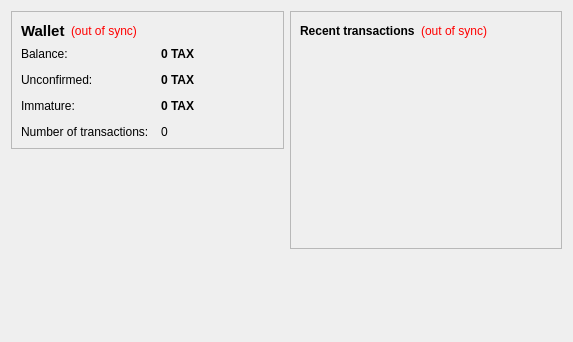
<?xml version="1.0" encoding="UTF-8"?>
<ui version="4.0">
 <class>OverviewPage</class>
 <widget class="QWidget" name="OverviewPage">
  <property name="geometry">
   <rect>
    <x>0</x>
    <y>0</y>
    <width>573</width>
    <height>342</height>
   </rect>
  </property>
  <property name="windowTitle">
   <string>Form</string>
  </property>
  <layout class="QHBoxLayout" name="horizontalLayout" stretch="1,1">
   <item>
    <layout class="QVBoxLayout" name="verticalLayout_2">
     <item>
      <widget class="QFrame" name="frame">
       <property name="frameShape">
        <enum>QFrame::StyledPanel</enum>
       </property>
       <property name="frameShadow">
        <enum>QFrame::Raised</enum>
       </property>
       <layout class="QVBoxLayout" name="verticalLayout_4">
        <item>
         <layout class="QHBoxLayout" name="horizontalLayout_4">
          <item>
           <widget class="QLabel" name="label_5">
            <property name="font">
             <font>
              <pointsize>11</pointsize>
              <weight>75</weight>
              <bold>true</bold>
             </font>
            </property>
            <property name="text">
             <string>Wallet</string>
            </property>
           </widget>
          </item>
          <item>
           <widget class="QLabel" name="labelWalletStatus">
            <property name="toolTip">
             <string>The displayed information may be out of date. Your wallet automatically synchronizes with the Taxi network after a connection is established, but this process has not completed yet.</string>
            </property>
            <property name="styleSheet">
             <string notr="true">QLabel { color: red; }</string>
            </property>
            <property name="text">
             <string notr="true">(out of sync)</string>
            </property>
            <property name="alignment">
             <set>Qt::AlignLeading|Qt::AlignLeft|Qt::AlignVCenter</set>
            </property>
           </widget>
          </item>
          <item>
           <spacer name="horizontalSpacer_2">
            <property name="orientation">
             <enum>Qt::Horizontal</enum>
            </property>
            <property name="sizeHint" stdset="0">
             <size>
              <width>40</width>
              <height>20</height>
             </size>
            </property>
           </spacer>
          </item>
         </layout>
        </item>
        <item>
         <layout class="QFormLayout" name="formLayout_2">
          <property name="fieldGrowthPolicy">
           <enum>QFormLayout::AllNonFixedFieldsGrow</enum>
          </property>
          <property name="horizontalSpacing">
           <number>12</number>
          </property>
          <property name="verticalSpacing">
           <number>12</number>
          </property>
          <item row="0" column="0">
           <widget class="QLabel" name="label">
            <property name="text">
             <string>Balance:</string>
            </property>
           </widget>
          </item>
          <item row="0" column="1">
           <widget class="QLabel" name="labelBalance">
            <property name="font">
             <font>
              <weight>75</weight>
              <bold>true</bold>
             </font>
            </property>
            <property name="cursor">
             <cursorShape>IBeamCursor</cursorShape>
            </property>
            <property name="toolTip">
             <string>Your current balance</string>
            </property>
            <property name="text">
             <string notr="true">0 TAX</string>
            </property>
            <property name="textInteractionFlags">
             <set>Qt::LinksAccessibleByMouse|Qt::TextSelectableByKeyboard|Qt::TextSelectableByMouse</set>
            </property>
           </widget>
          </item>
          <item row="1" column="0">
           <widget class="QLabel" name="label_3">
            <property name="text">
             <string>Unconfirmed:</string>
            </property>
           </widget>
          </item>
          <item row="1" column="1">
           <widget class="QLabel" name="labelUnconfirmed">
            <property name="font">
             <font>
              <weight>75</weight>
              <bold>true</bold>
             </font>
            </property>
            <property name="cursor">
             <cursorShape>IBeamCursor</cursorShape>
            </property>
            <property name="toolTip">
             <string>Total of transactions that have yet to be confirmed, and do not yet count toward the current balance</string>
            </property>
            <property name="text">
             <string notr="true">0 TAX</string>
            </property>
            <property name="textInteractionFlags">
             <set>Qt::LinksAccessibleByMouse|Qt::TextSelectableByKeyboard|Qt::TextSelectableByMouse</set>
            </property>
           </widget>
          </item>
          <item row="3" column="0">
           <widget class="QLabel" name="label_2">
            <property name="text">
             <string>Number of transactions:</string>
            </property>
           </widget>
          </item>
          <item row="3" column="1">
           <widget class="QLabel" name="labelNumTransactions">
            <property name="toolTip">
             <string>Total number of transactions in wallet</string>
            </property>
            <property name="text">
             <string notr="true">0</string>
            </property>
           </widget>
          </item>
          <item row="2" column="0">
           <widget class="QLabel" name="labelImmatureText">
            <property name="text">
             <string>Immature:</string>
            </property>
           </widget>
          </item>
          <item row="2" column="1">
           <widget class="QLabel" name="labelImmature">
            <property name="font">
             <font>
              <weight>75</weight>
              <bold>true</bold>
             </font>
            </property>
            <property name="toolTip">
             <string>Mined balance that has not yet matured</string>
            </property>
            <property name="text">
             <string notr="true">0 TAX</string>
            </property>
            <property name="textInteractionFlags">
             <set>Qt::LinksAccessibleByMouse|Qt::TextSelectableByKeyboard|Qt::TextSelectableByMouse</set>
            </property>
           </widget>
          </item>
         </layout>
        </item>
       </layout>
      </widget>
     </item>
     <item>
      <spacer name="verticalSpacer">
       <property name="orientation">
        <enum>Qt::Vertical</enum>
       </property>
       <property name="sizeHint" stdset="0">
        <size>
         <width>20</width>
         <height>40</height>
        </size>
       </property>
      </spacer>
     </item>
    </layout>
   </item>
   <item>
    <layout class="QVBoxLayout" name="verticalLayout_3">
     <item>
      <widget class="QFrame" name="frame_2">
       <property name="frameShape">
        <enum>QFrame::StyledPanel</enum>
       </property>
       <property name="frameShadow">
        <enum>QFrame::Raised</enum>
       </property>
       <layout class="QVBoxLayout" name="verticalLayout">
        <item>
         <layout class="QHBoxLayout" name="horizontalLayout_2">
          <item>
           <widget class="QLabel" name="label_4">
            <property name="text">
             <string>&lt;b&gt;Recent transactions&lt;/b&gt;</string>
            </property>
           </widget>
          </item>
          <item>
           <widget class="QLabel" name="labelTransactionsStatus">
            <property name="toolTip">
             <string>The displayed information may be out of date. Your wallet automatically synchronizes with the Taxi network after a connection is established, but this process has not completed yet.</string>
            </property>
            <property name="styleSheet">
             <string notr="true">QLabel { color: red; }</string>
            </property>
            <property name="text">
             <string notr="true">(out of sync)</string>
            </property>
            <property name="alignment">
             <set>Qt::AlignRight|Qt::AlignTrailing|Qt::AlignVCenter</set>
            </property>
           </widget>
          </item>
          <item>
           <spacer name="horizontalSpacer">
            <property name="orientation">
             <enum>Qt::Horizontal</enum>
            </property>
            <property name="sizeHint" stdset="0">
             <size>
              <width>40</width>
              <height>20</height>
             </size>
            </property>
           </spacer>
          </item>
         </layout>
        </item>
        <item>
         <widget class="QListView" name="listTransactions">
          <property name="styleSheet">
           <string notr="true">QListView { background: transparent; }</string>
          </property>
          <property name="frameShape">
           <enum>QFrame::NoFrame</enum>
          </property>
          <property name="verticalScrollBarPolicy">
           <enum>Qt::ScrollBarAlwaysOff</enum>
          </property>
          <property name="horizontalScrollBarPolicy">
           <enum>Qt::ScrollBarAlwaysOff</enum>
          </property>
          <property name="selectionMode">
           <enum>QAbstractItemView::NoSelection</enum>
          </property>
         </widget>
        </item>
       </layout>
      </widget>
     </item>
     <item>
      <spacer name="verticalSpacer_2">
       <property name="orientation">
        <enum>Qt::Vertical</enum>
       </property>
       <property name="sizeHint" stdset="0">
        <size>
         <width>20</width>
         <height>40</height>
        </size>
       </property>
      </spacer>
     </item>
    </layout>
   </item>
  </layout>
 </widget>
 <resources/>
 <connections/>
</ui>
